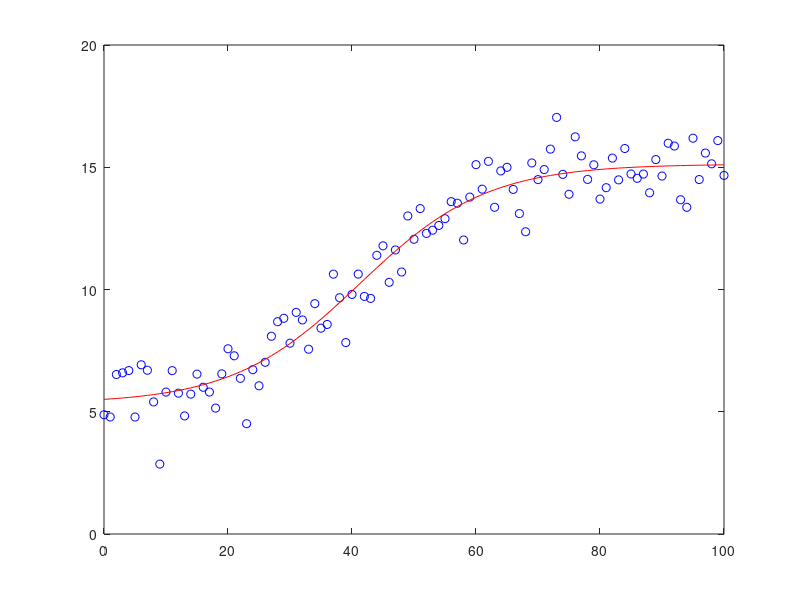

The MATLAB script that drew this image: (Note: this script raises an error after producing the figure.)
x = (0:100)';
y = 5 + 10./(1+exp(-(x-40)/10)) + randn(size(x));
plot(x,y,'bo')

%%
f = @(p,x) p(1) + p(2) ./ (1 + exp(-(x-p(3))/p(4)));
p = nlinfit(x,y,f,[0 20 50 5])
line(x,f(p,x),'color','r')

%%
fit(x,y,'a + b ./ (1 + exp(-(x-m)/s))','start',[0 20 50 5])
%%
%idxs = 1:length(m);
%m = [m idxs'];

filter = m(:,1)>=-0.6 & m(:,1)<=0.6;
mFiltered = m(filter, :)
idxFrom = mFiltered(1,4);
m(1:idxFrom, 2) = m(idxFrom, 2);
idxTo = mFiltered(end,4);
m(idxTo:end, 2) = m(idxTo, 2);

xData = m(:, 1);
yData = m(:, 2);